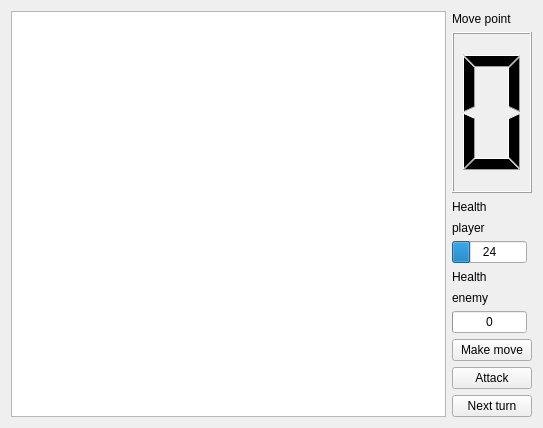
<?xml version="1.0" encoding="UTF-8"?>
<ui version="4.0">
 <class>Widget</class>
 <widget class="QWidget" name="Widget">
  <property name="geometry">
   <rect>
    <x>0</x>
    <y>0</y>
    <width>543</width>
    <height>428</height>
   </rect>
  </property>
  <property name="windowTitle">
   <string>Widget</string>
  </property>
  <layout class="QHBoxLayout" name="horizontalLayout">
   <item>
    <widget class="QGraphicsView" name="graphicsView">
     <property name="minimumSize">
      <size>
       <width>65</width>
       <height>65</height>
      </size>
     </property>
    </widget>
   </item>
   <item>
    <layout class="QVBoxLayout" name="verticalLayout">
     <item>
      <widget class="QLabel" name="label_5">
       <property name="maximumSize">
        <size>
         <width>16777215</width>
         <height>15</height>
        </size>
       </property>
       <property name="text">
        <string>Move point</string>
       </property>
      </widget>
     </item>
     <item>
      <widget class="QLCDNumber" name="PointMove">
       <property name="digitCount">
        <number>1</number>
       </property>
       <property name="intValue" stdset="0">
        <number>0</number>
       </property>
      </widget>
     </item>
     <item>
      <widget class="QLabel" name="label">
       <property name="maximumSize">
        <size>
         <width>16777215</width>
         <height>15</height>
        </size>
       </property>
       <property name="text">
        <string>Health</string>
       </property>
      </widget>
     </item>
     <item>
      <widget class="QLabel" name="label_4">
       <property name="maximumSize">
        <size>
         <width>16777215</width>
         <height>15</height>
        </size>
       </property>
       <property name="text">
        <string>player</string>
       </property>
      </widget>
     </item>
     <item>
      <widget class="QProgressBar" name="playerHP">
       <property name="maximumSize">
        <size>
         <width>75</width>
         <height>16777215</height>
        </size>
       </property>
       <property name="value">
        <number>24</number>
       </property>
       <property name="format">
        <string>%v</string>
       </property>
      </widget>
     </item>
     <item>
      <widget class="QLabel" name="label_2">
       <property name="maximumSize">
        <size>
         <width>16777215</width>
         <height>15</height>
        </size>
       </property>
       <property name="text">
        <string>Health</string>
       </property>
      </widget>
     </item>
     <item>
      <widget class="QLabel" name="label_3">
       <property name="maximumSize">
        <size>
         <width>16777215</width>
         <height>15</height>
        </size>
       </property>
       <property name="text">
        <string>enemy</string>
       </property>
      </widget>
     </item>
     <item>
      <widget class="QProgressBar" name="enemyHP">
       <property name="maximumSize">
        <size>
         <width>75</width>
         <height>16777215</height>
        </size>
       </property>
       <property name="maximum">
        <number>100</number>
       </property>
       <property name="value">
        <number>0</number>
       </property>
       <property name="format">
        <string>%v</string>
       </property>
      </widget>
     </item>
     <item>
      <widget class="QPushButton" name="btMakeMove">
       <property name="text">
        <string>Make move</string>
       </property>
       <property name="shortcut">
        <string>1</string>
       </property>
      </widget>
     </item>
     <item>
      <widget class="QPushButton" name="btAttack">
       <property name="text">
        <string>Attack</string>
       </property>
       <property name="shortcut">
        <string>2</string>
       </property>
      </widget>
     </item>
     <item>
      <widget class="QPushButton" name="btNextTurn">
       <property name="text">
        <string>Next turn</string>
       </property>
       <property name="shortcut">
        <string>Q</string>
       </property>
      </widget>
     </item>
    </layout>
   </item>
  </layout>
 </widget>
 <layoutdefault spacing="6" margin="11"/>
 <resources/>
 <connections/>
</ui>
